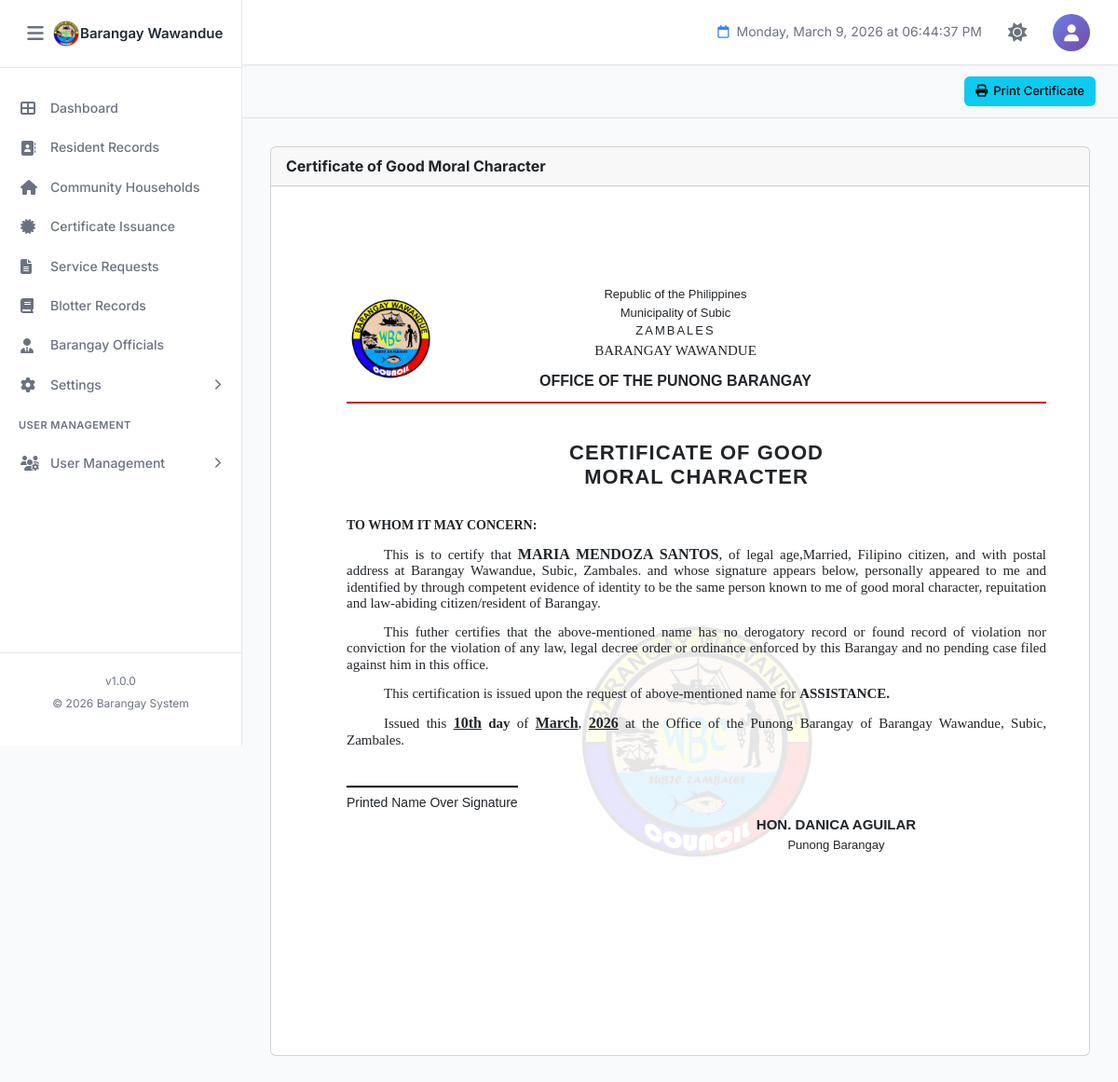
/certifications/certificate-gmrc.php?resident_id=13 (signed in), run on the app's committed database.
### tables this page shows
CREATE TABLE `barangay_info` (
  `id` int(11) NOT NULL,
  `province_name` varchar(100) NOT NULL DEFAULT 'Province Name',
  `town_name` varchar(100) NOT NULL DEFAULT 'Town/City Name',
  `barangay_name` varchar(100) NOT NULL DEFAULT 'Barangay Name',
  `contact_number` varchar(20) DEFAULT NULL,
  `dashboard_text` text DEFAULT NULL,
  `municipal_logo` varchar(255) DEFAULT NULL COMMENT 'Path to municipal/city logo',
  `barangay_logo` varchar(255) DEFAULT NULL COMMENT 'Path to barangay logo',
  `dashboard_image` varchar(255) DEFAULT NULL COMMENT 'Path to dashboard background image',
  `created_at` timestamp NOT NULL DEFAULT current_timestamp(),
  `updated_at` timestamp NOT NULL DEFAULT current_timestamp() ON UPDATE current_timestamp(),
  `updated_by` int(11) DEFAULT NULL COMMENT 'User ID who last updated',
  PRIMARY KEY (`id`),
  KEY `fk_barangay_info_user` (`updated_by`)
);

CREATE TABLE `residents` (
  `id` int(11) NOT NULL AUTO_INCREMENT,
  `resident_id` varchar(20) DEFAULT NULL COMMENT 'Auto-generated resident ID (Format: W-XXXXX)',
  `photo` varchar(255) DEFAULT NULL COMMENT 'Path to resident photo',
  `first_name` varchar(100) NOT NULL,
  `middle_name` varchar(100) DEFAULT NULL,
  `last_name` varchar(100) NOT NULL,
  `suffix` varchar(20) DEFAULT NULL COMMENT 'Jr., Sr., III, etc.',
  `sex` enum('Male','Female','Other') NOT NULL,
  `date_of_birth` date NOT NULL,
  `age` int(3) DEFAULT NULL COMMENT 'Calculated from date_of_birth',
  `place_of_birth` varchar(255) DEFAULT NULL,
  `religion` varchar(100) DEFAULT NULL,
  `ethnicity` enum('IPS','Non-IPS','') DEFAULT NULL COMMENT 'Indigenous People Status',
  `mobile_number` varchar(20) NOT NULL,
  `email` varchar(100) DEFAULT NULL,
  `current_address` text NOT NULL,
  `household_no` varchar(50) DEFAULT NULL,
  `household_contact` varchar(20) DEFAULT NULL,
  `purok` varchar(50) DEFAULT NULL,
  `civil_status` enum('Single','Married','Widowed','Separated','Divorced') NOT NULL,
  `spouse_name` varchar(255) DEFAULT NULL,
  `father_name` varchar(255) DEFAULT NULL,
  `mother_name` varchar(255) DEFAULT NULL,
  `number_of_children` int(2) DEFAULT 0,
  `household_head` varchar(255) DEFAULT NULL,
  `educational_attainment` varchar(100) DEFAULT NULL,
  `employment_status` varchar(50) DEFAULT NULL,
  `occupation` varchar(100) DEFAULT NULL,
  `monthly_income` varchar(50) DEFAULT NULL,
  `fourps_member` enum('Yes','No') DEFAULT 'No' COMMENT '4Ps Beneficiary',
  `fourps_id` varchar(50) DEFAULT NULL COMMENT '4Ps ID Number',
  `voter_status` enum('Yes','No','') DEFAULT NULL,
  `precinct_number` varchar(50) DEFAULT NULL,
  `pwd_status` enum('Yes','No') DEFAULT 'No' COMMENT 'Person with Disability',
  `senior_citizen` enum('Yes','No') DEFAULT 'No',
  `indigent` enum('Yes','No') DEFAULT 'No',
  `philhealth_id` varchar(50) DEFAULT NULL,
  `membership_type` enum('Member','Dependent','None','') DEFAULT NULL,
  `philhealth_category` varchar(100) DEFAULT NULL,
  `age_health_group` varchar(100) DEFAULT NULL,
  `medical_history` text DEFAULT NULL,
  `lmp_date` date DEFAULT NULL COMMENT 'Last Menstrual Period',
  `using_fp_method` enum('Yes','No','') DEFAULT NULL COMMENT 'Family Planning Method',
  `fp_methods_used` varchar(100) DEFAULT NULL COMMENT 'Family Planning Methods',
  `fp_status` varchar(50) DEFAULT NULL COMMENT 'Family Planning Status',
  `water_source_type` varchar(100) DEFAULT NULL,
  `toilet_facility_type` varchar(100) DEFAULT NULL,
  `remarks` text DEFAULT NULL,
  `verification_status` enum('Pending','Verified','Rejected') DEFAULT 'Pending' COMMENT 'Resident verification status',
  `verified_by` int(11) DEFAULT NULL COMMENT 'User ID who verified',
  `verified_at` datetime DEFAULT NULL COMMENT 'Verification timestamp',
  `rejection_reason` text DEFAULT NULL COMMENT 'Reason if rejected',
  `activity_status` enum('Active','Inactive','Deceased') DEFAULT 'Active' COMMENT 'Resident activity status',
  `status_changed_at` datetime DEFAULT NULL COMMENT 'When status was last changed',
  `status_changed_by` int(11) DEFAULT NULL COMMENT 'User ID who changed status',
  `status_remarks` text DEFAULT NULL COMMENT 'Remarks about status change',
  `created_at` timestamp NOT NULL DEFAULT current_timestamp(),
  `updated_at` timestamp NOT NULL DEFAULT current_timestamp() ON UPDATE current_timestamp(),
  `created_by` int(11) DEFAULT NULL COMMENT 'User ID who created the record',
  `updated_by` int(11) DEFAULT NULL COMMENT 'User ID who last updated',
  PRIMARY KEY (`id`),
  UNIQUE KEY `resident_id` (`resident_id`),
  KEY `idx_last_name` (`last_name`),
  KEY `idx_first_name` (`first_name`),
  KEY `idx_verification_status` (`verification_status`),
  KEY `idx_household_no` (`household_no`),
  KEY `idx_created_at` (`created_at`)
);

### certifications/certificate-gmrc.php (the view, shortened to what the rows shown need)
<?php
require_once '../config.php';
try {
    $pdo = new PDO(
        "mysql:host=" . DB_HOST . ";dbname=" . DB_NAME . ";charset=utf8mb4",
        DB_USER,
        DB_PASS,
        [
            PDO::ATTR_ERRMODE            => PDO::ERRMODE_EXCEPTION,
            PDO::ATTR_DEFAULT_FETCH_MODE => PDO::FETCH_ASSOC,
            PDO::ATTR_EMULATE_PREPARES   => false
        ]
    );
} catch (PDOException $e) {
    die("Database connection failed: " . $e->getMessage());
}
$resident_id = isset($_GET['resident_id']) ? intval($_GET['resident_id']) : 0;
$cert_date   = isset($_GET['date'])        ? $_GET['date']                : date('Y-m-d');
$resident = null;
try {
    $stmt = $pdo->prepare("
        SELECT id, first_name, middle_name, last_name, suffix, civil_status,
               date_of_birth,
               TIMESTAMPDIFF(YEAR, date_of_birth, CURDATE()) AS age
        FROM residents
        WHERE id = ?
        LIMIT 1
    ");
    $stmt->execute([$resident_id]);
    $row = $stmt->fetch();
    if ($row) {
        $resident = [
            'firstname'  => $row['first_name'],
            'middlename' => $row['middle_name'],
            'lastname'   => $row['last_name'],
            'suffix'     => $row['suffix'],
            'civil_status' => $row['civil_status'],
            'birthdate'  => $row['date_of_birth'],
            'age'        => $row['age'],
        ];
    }
} catch (PDOException $e) {
    error_log("Error fetching resident: " . $e->getMessage());
}
$province   = 'Province';
$town       = 'Municipality';
$brgy       = 'Barangay';
try {
    $biStmt = $pdo->query("SELECT * FROM barangay_info WHERE id = 1 LIMIT 1");
    $bi = $biStmt->fetch();
    if ($bi) {
        $province  = $bi['province_name']  ?? 'Province';
        $town      = $bi['town_name']      ?? 'Municipality';
        $brgy      = $bi['barangay_name']  ?? 'Barangay';
    }
} catch (PDOException $e) {
    error_log("Error fetching barangay info: " . $e->getMessage());
}
$residentFullName = ucwords(trim(
    $resident['firstname'] . ' ' .
    ($resident['middlename'] ? $resident['middlename'] . ' ' : '') .
    $resident['lastname'] .
    ($resident['suffix'] ? ' ' . $resident['suffix'] : '')
));
$certDateObj  = !empty($cert_date) ? new DateTime($cert_date) : new DateTime();
$dayOrdinal   = date('jS',  $certDateObj->getTimestamp());
$monthName    = date('F',   $certDateObj->getTimestamp());
$yearNum      = date('Y',   $certDateObj->getTimestamp());
?>
<!DOCTYPE html>
<html lang="en">
<head>
    <link rel="stylesheet" href="../assets/bootstrap/css/bootstrap.min.css">
    <link rel="stylesheet" href="https://cdnjs.cloudflare.com/ajax/libs/font-awesome/6.4.0/css/all.min.css">
    <link rel="stylesheet" href="../assets/css/style.css">
</head>
<body>
    <?php include '../components/sidebar.php'; ?>
    <main class="main-content">
        <div class="dashboard-content">
            <div class="card">
                <div class="card-body" id="printThis">
                    <div class="cert-page">
                        <div class="cert-header">
                            <div class="header-center">
                                <p>Republic of the Philippines</p>
                                <p>Municipality of <?= ucwords($town) ?></p>
                                <p style="letter-spacing: 2px;"><?= strtoupper($province) ?></p>
                                <p class="brgy-name"><?= strtoupper($brgy) ?></p>
                                <p class="office-name">OFFICE OF THE PUNONG BARANGAY</p>
                            </div>
                        </div>
                        <h2 class="cert-title">CERTIFICATE OF GOOD <br>MORAL CHARACTER</h2>
                        <div class="cert-content-area">
                            <div class="cert-body">
                                <div class="cert-body-content">
                                    <p class="text-indent">
                                        This is to certify that
                                        <span class="bold"><?= strtoupper($residentFullName) ?></span>,
                                        of legal age,<span><?= ucwords($resident['civil_status']) ?></span>,
                                        Filipino citizen, and with postal address at
                                        <span><?= ucwords($brgy) ?></span>,
                                        <span><?= ucwords($town) ?></span>,
                                        <span><?= ucwords($province) ?>.</span>
                                        and whose signature appears below, personally appeared to me and identified by through competent evidence
                                        of identity to be the same person known to me of good moral character, repuitation and law-abiding citizen/resident of Barangay.
                                    </p>
                                    <p class="text-indent">
                                        Issued this
                                        <span class="underline-val"><?= $dayOrdinal ?></span>
                                        <strong>day</strong> of
                                        <span class="underline-val"><?= $monthName ?></span>,
                                        <span class="underline-val"><?= $yearNum ?></span>
                                        at the Office of the Punong Barangay of
                                         <span><?= ucwords($brgy) ?></span>,
                                        <span><?= ucwords($town) ?></span>,
                                        <span><?= ucwords($province) ?>.</span>
                                    </p>
                            </div>
                        </div>
                    </div>
                </div>
            </div>
        </div>
    </main>
</body>
</html>

### components/sidebar.php (shortened to what the rows shown need)
<?php
$sidebar_brgy_name = 'BIS';
$sidebar_brgy_logo = 'assets/images/logo.png';
if (isset($conn)) {
    $s_stmt = $conn->prepare("SELECT barangay_name, barangay_logo FROM barangay_info WHERE id = 1 LIMIT 1");
    if ($s_stmt) {
        $s_stmt->execute();
        $s_result = $s_stmt->get_result();
        if ($s_result->num_rows > 0) {
            $s_row = $s_result->fetch_assoc();
            if (!empty($s_row['barangay_name'])) $sidebar_brgy_name = $s_row['barangay_name'];
            if (!empty($s_row['barangay_logo']))  $sidebar_brgy_logo = $s_row['barangay_logo'];
        }
    }
}
if (!file_exists($sidebar_brgy_logo) && file_exists('../' . $sidebar_brgy_logo)) {
    $sidebar_brgy_logo = '../' . $sidebar_brgy_logo;
}
?>
<aside class="sidebar" id="sidebar">
    <div class="sidebar-header">
        <div class="sidebar-brand" style="display:flex;align-items:center;overflow:hidden;">
            <img src="<?php echo htmlspecialchars($sidebar_brgy_logo); ?>" alt="Logo"
                 style="width:30px;height:30px;object-fit:contain;">
            <h2 class="sidebar-title" style="font-size:15px;margin:0;white-space:nowrap;">
                <?php echo htmlspecialchars($sidebar_brgy_name); ?>
            </h2>
        </div>
    </div>
</aside>

### data on the page
barangay_info: barangay_name "Barangay Wawandue", town_name "Subic", province_name "ZAMBALES", barangay_name "BARANGAY WAWANDUE", province_name "Zambales"
residents: residentFullName "MARIA MENDOZA SANTOS", civil_status "Married"

### other printed values
SITE_VERSION "1.0.0"
SITE_YEAR "2026"
$dayOrdinal "10th"
$monthName "March"
$yearNum "2026"
$captain['name'] "DANICA AGUILAR"
